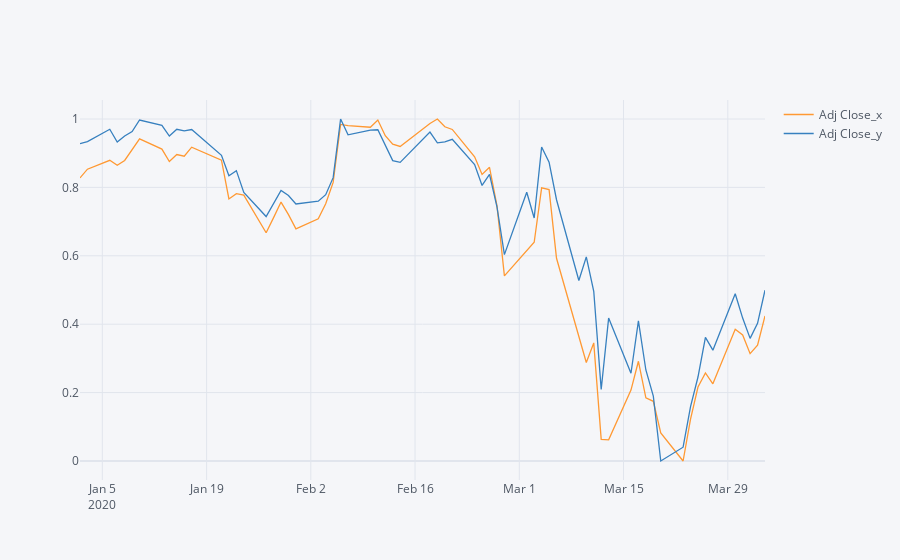

Write notebook code for a chart like this one.
### Code cell
#check the correlation between two stocks from the same company listed in two different exchanges - example Sanofi --- objective is to find the latency between two time-series highly correlatied -- potential arbitrage from one market to another


data_SAN = pd.read_csv('C:/Users/Eytan/Documents/Stock Predicition/SAN.PA.csv',header=0)
data_SNY = pd.read_csv('C:/Users/Eytan/Documents/Stock Predicition/SNY.csv',header=0)
data_SAN['Date'] = pd.to_datetime(data_SAN['Date'],format='%Y-%m-%d')
data_SNY['Date'] = pd.to_datetime(data_SNY['Date'],format='%Y-%m-%d')

#not mandartory: filter on the coronavirus starting date -- just for reference
data_SAN = data_SAN[data_SAN['Date'].isin(pd.date_range('2020-01-01', '2020-04-03'))]
data_SNY = data_SNY[data_SNY['Date'].isin(pd.date_range('2020-01-01', '2020-04-03'))]

data_SAN = data_SAN[['Date','Adj Close']]
data_SNY = data_SNY[['Date','Adj Close']]

data_SAN.index = data_SAN['Date']
data_SNY.index = data_SNY['Date']

data_SAN = data_SAN[['Adj Close']]
data_SNY = data_SNY[['Adj Close']]


merge_sanofi = data_SAN.merge(data_SNY,left_index=True, right_index=True)

merge_sanofi['Adj Close_x'] = min_max_scaler.fit_transform(merge_sanofi[['Adj Close_x']].values)
merge_sanofi['Adj Close_y'] = min_max_scaler.fit_transform(merge_sanofi[['Adj Close_y']].values)
merge_sanofi.iplot()

### Figure 1 — Plotly figure (JSON) as saved in the notebook; plotly's stock layout.template omitted (floating-point values rounded to 4 significant figures)
{"data": [{"line": {"color": "rgba(255, 153, 51, 1.0)", "dash": "solid", "shape": "linear", "width": 1.3}, "mode": "lines", "name": "Adj Close_x", "text": "", "type": "scatter", "x": ["2020-01-02", "2020-01-03", "2020-01-06", "2020-01-07", "2020-01-08", "2020-01-09", "2020-01-10", "2020-01-13", "2020-01-14", "2020-01-15", "2020-01-16", "2020-01-17", "2020-01-21", "2020-01-22", "2020-01-23", "2020-01-24", "2020-01-27", "2020-01-28", "2020-01-29", "2020-01-30", "2020-01-31", "2020-02-03", "2020-02-04", "2020-02-05", "2020-02-06", "2020-02-07", "2020-02-10", "2020-02-11", "2020-02-12", "2020-02-13", "2020-02-14", "2020-02-18", "2020-02-19", "2020-02-20", "2020-02-21", "2020-02-24", "2020-02-25", "2020-02-26", "2020-02-27", "2020-02-28", "2020-03-02", "2020-03-03", "2020-03-04", "2020-03-05", "2020-03-06", "2020-03-09", "2020-03-10", "2020-03-11", "2020-03-12", "2020-03-13", "2020-03-16", "2020-03-17", "2020-03-18", "2020-03-19", "2020-03-20", "2020-03-23", "2020-03-24", "2020-03-25", "2020-03-26", "2020-03-27", "2020-03-30", "2020-03-31", "2020-04-01", "2020-04-02", "2020-04-03"], "y": [0.8278, 0.8533, 0.8793, 0.8647, 0.8788, 0.9089, 0.9417, 0.9121, 0.8756, 0.8961, 0.8911, 0.9175, 0.8797, 0.7663, 0.7818, 0.7772, 0.6674, 0.7116, 0.7572, 0.7203, 0.6788, 0.7084, 0.7522, 0.8146, 0.9841, 0.9809, 0.9759, 0.9968, 0.9513, 0.9262, 0.9198, 0.9868, 1.0, 0.9772, 0.9695, 0.8893, 0.8378, 0.8588, 0.7467, 0.5412, 0.6169, 0.6396, 0.7986, 0.7936, 0.5927, 0.359, 0.2879, 0.3453, 0.06333, 0.06196, 0.2073, 0.2916, 0.1845, 0.1745, 0.082, 0, 0.1226, 0.2164, 0.2574, 0.2255, 0.3854, 0.3686, 0.3139, 0.3385, 0.4241]}, {"line": {"color": "rgba(55, 128, 191, 1.0)", "dash": "solid", "shape": "linear", "width": 1.3}, "mode": "lines", "name": "Adj Close_y", "text": "", "type": "scatter", "x": ["2020-01-02", "2020-01-03", "2020-01-06", "2020-01-07", "2020-01-08", "2020-01-09", "2020-01-10", "2020-01-13", "2020-01-14", "2020-01-15", "2020-01-16", "2020-01-17", "2020-01-21", "2020-01-22", "2020-01-23", "2020-01-24", "2020-01-27", "2020-01-28", "2020-01-29", "2020-01-30", "2020-01-31", "2020-02-03", "2020-02-04", "2020-02-05", "2020-02-06", "2020-02-07", "2020-02-10", "2020-02-11", "2020-02-12", "2020-02-13", "2020-02-14", "2020-02-18", "2020-02-19", "2020-02-20", "2020-02-21", "2020-02-24", "2020-02-25", "2020-02-26", "2020-02-27", "2020-02-28", "2020-03-02", "2020-03-03", "2020-03-04", "2020-03-05", "2020-03-06", "2020-03-09", "2020-03-10", "2020-03-11", "2020-03-12", "2020-03-13", "2020-03-16", "2020-03-17", "2020-03-18", "2020-03-19", "2020-03-20", "2020-03-23", "2020-03-24", "2020-03-25", "2020-03-26", "2020-03-27", "2020-03-30", "2020-03-31", "2020-04-01", "2020-04-02", "2020-04-03"], "y": [0.9282, 0.934, 0.9699, 0.9326, 0.9501, 0.9633, 0.9971, 0.9817, 0.9501, 0.9699, 0.9655, 0.9692, 0.8937, 0.8343, 0.849, 0.7852, 0.7148, 0.7515, 0.7911, 0.7764, 0.7515, 0.7595, 0.7786, 0.8284, 1, 0.9538, 0.9677, 0.9685, 0.9238, 0.8783, 0.8732, 0.9619, 0.9304, 0.9333, 0.9406, 0.8666, 0.8057, 0.838, 0.7434, 0.6034, 0.7859, 0.7104, 0.9179, 0.8739, 0.7639, 0.5279, 0.5968, 0.4963, 0.2089, 0.4179, 0.2566, 0.4098, 0.2661, 0.1899, 0, 0.04032, 0.1591, 0.2456, 0.3614, 0.324, 0.489, 0.4179, 0.3585, 0.4025, 0.4993]}], "layout": {"legend": {"bgcolor": "#F5F6F9", "font": {"color": "#4D5663"}}, "paper_bgcolor": "#F5F6F9", "plot_bgcolor": "#F5F6F9", "title": {"font": {"color": "#4D5663"}}, "xaxis": {"gridcolor": "#E1E5ED", "showgrid": true, "tickfont": {"color": "#4D5663"}, "title": {"font": {"color": "#4D5663"}, "text": ""}, "zerolinecolor": "#E1E5ED"}, "yaxis": {"gridcolor": "#E1E5ED", "showgrid": true, "tickfont": {"color": "#4D5663"}, "title": {"font": {"color": "#4D5663"}, "text": ""}, "zerolinecolor": "#E1E5ED"}}}
